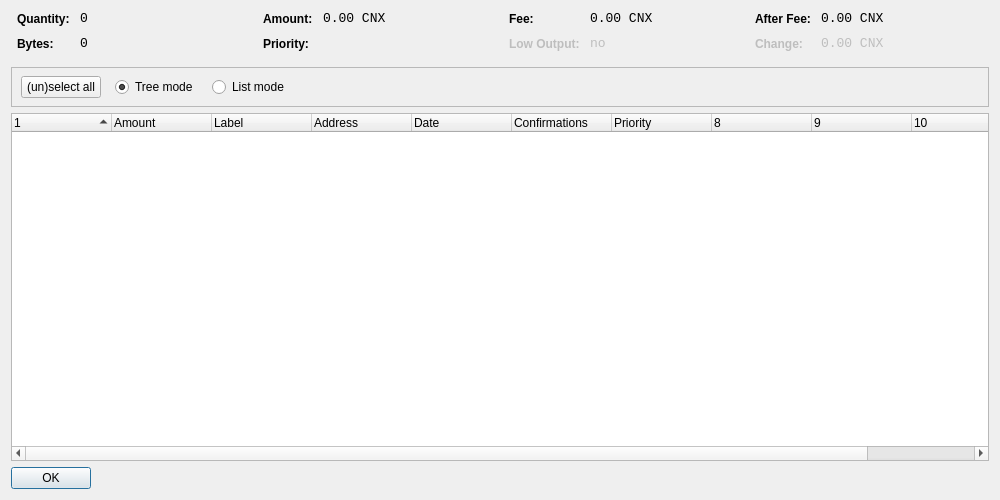
<?xml version="1.0" encoding="UTF-8"?>
<ui version="4.0">
 <class>CoinControlDialog</class>
 <widget class="QDialog" name="CoinControlDialog">
  <property name="geometry">
   <rect>
    <x>0</x>
    <y>0</y>
    <width>1000</width>
    <height>500</height>
   </rect>
  </property>
  <property name="windowTitle">
   <string>Coin Control</string>
  </property>
  <layout class="QVBoxLayout" name="verticalLayout">
   <item>
    <layout class="QHBoxLayout" name="horizontalLayoutTop" stretch="0,0,0,0">
     <property name="topMargin">
      <number>0</number>
     </property>
     <property name="bottomMargin">
      <number>10</number>
     </property>
     <item>
      <layout class="QFormLayout" name="formLayoutCoinControl1">
       <property name="horizontalSpacing">
        <number>10</number>
       </property>
       <property name="verticalSpacing">
        <number>10</number>
       </property>
       <property name="leftMargin">
        <number>6</number>
       </property>
       <property name="rightMargin">
        <number>6</number>
       </property>
       <item row="0" column="0">
        <widget class="QLabel" name="labelCoinControlQuantityText">
         <property name="styleSheet">
          <string notr="true">font-weight:bold;</string>
         </property>
         <property name="text">
          <string>Quantity:</string>
         </property>
        </widget>
       </item>
       <item row="0" column="1">
        <widget class="QLabel" name="labelCoinControlQuantity">
         <property name="font">
          <font>
           <family>Monospace</family>
           <pointsize>10</pointsize>
          </font>
         </property>
         <property name="cursor">
          <cursorShape>IBeamCursor</cursorShape>
         </property>
         <property name="contextMenuPolicy">
          <enum>Qt::ActionsContextMenu</enum>
         </property>
         <property name="text">
          <string notr="true">0</string>
         </property>
         <property name="textInteractionFlags">
          <set>Qt::LinksAccessibleByMouse|Qt::TextSelectableByKeyboard|Qt::TextSelectableByMouse</set>
         </property>
        </widget>
       </item>
       <item row="1" column="0">
        <widget class="QLabel" name="labelCoinControlBytesText">
         <property name="styleSheet">
          <string notr="true">font-weight:bold;</string>
         </property>
         <property name="text">
          <string>Bytes:</string>
         </property>
        </widget>
       </item>
       <item row="1" column="1">
        <widget class="QLabel" name="labelCoinControlBytes">
         <property name="font">
          <font>
           <family>Monospace</family>
           <pointsize>10</pointsize>
          </font>
         </property>
         <property name="cursor">
          <cursorShape>IBeamCursor</cursorShape>
         </property>
         <property name="contextMenuPolicy">
          <enum>Qt::ActionsContextMenu</enum>
         </property>
         <property name="text">
          <string notr="true">0</string>
         </property>
         <property name="textInteractionFlags">
          <set>Qt::LinksAccessibleByMouse|Qt::TextSelectableByKeyboard|Qt::TextSelectableByMouse</set>
         </property>
        </widget>
       </item>
      </layout>
     </item>
     <item>
      <layout class="QFormLayout" name="formLayoutCoinControl2">
       <property name="horizontalSpacing">
        <number>10</number>
       </property>
       <property name="verticalSpacing">
        <number>10</number>
       </property>
       <property name="leftMargin">
        <number>6</number>
       </property>
       <property name="rightMargin">
        <number>6</number>
       </property>
       <item row="0" column="0">
        <widget class="QLabel" name="labelCoinControlAmountText">
         <property name="styleSheet">
          <string notr="true">font-weight:bold;</string>
         </property>
         <property name="text">
          <string>Amount:</string>
         </property>
        </widget>
       </item>
       <item row="0" column="1">
        <widget class="QLabel" name="labelCoinControlAmount">
         <property name="font">
          <font>
           <family>Monospace</family>
           <pointsize>10</pointsize>
          </font>
         </property>
         <property name="cursor">
          <cursorShape>IBeamCursor</cursorShape>
         </property>
         <property name="contextMenuPolicy">
          <enum>Qt::ActionsContextMenu</enum>
         </property>
         <property name="text">
          <string notr="true">0.00 CNX</string>
         </property>
         <property name="textInteractionFlags">
          <set>Qt::LinksAccessibleByMouse|Qt::TextSelectableByKeyboard|Qt::TextSelectableByMouse</set>
         </property>
        </widget>
       </item>
       <item row="1" column="0">
        <widget class="QLabel" name="labelCoinControlPriorityText">
         <property name="styleSheet">
          <string notr="true">font-weight:bold;</string>
         </property>
         <property name="text">
          <string>Priority:</string>
         </property>
        </widget>
       </item>
       <item row="1" column="1">
        <widget class="QLabel" name="labelCoinControlPriority">
         <property name="font">
          <font>
           <family>Monospace</family>
           <pointsize>10</pointsize>
          </font>
         </property>
         <property name="cursor">
          <cursorShape>IBeamCursor</cursorShape>
         </property>
         <property name="contextMenuPolicy">
          <enum>Qt::ActionsContextMenu</enum>
         </property>
         <property name="text">
          <string/>
         </property>
         <property name="textInteractionFlags">
          <set>Qt::LinksAccessibleByMouse|Qt::TextSelectableByKeyboard|Qt::TextSelectableByMouse</set>
         </property>
        </widget>
       </item>
      </layout>
     </item>
     <item>
      <layout class="QFormLayout" name="formLayoutCoinControl3">
       <property name="horizontalSpacing">
        <number>10</number>
       </property>
       <property name="verticalSpacing">
        <number>10</number>
       </property>
       <property name="leftMargin">
        <number>6</number>
       </property>
       <property name="rightMargin">
        <number>6</number>
       </property>
       <item row="0" column="0">
        <widget class="QLabel" name="labelCoinControlFeeText">
         <property name="styleSheet">
          <string notr="true">font-weight:bold;</string>
         </property>
         <property name="text">
          <string>Fee:</string>
         </property>
        </widget>
       </item>
       <item row="0" column="1">
        <widget class="QLabel" name="labelCoinControlFee">
         <property name="font">
          <font>
           <family>Monospace</family>
           <pointsize>10</pointsize>
          </font>
         </property>
         <property name="cursor">
          <cursorShape>IBeamCursor</cursorShape>
         </property>
         <property name="contextMenuPolicy">
          <enum>Qt::ActionsContextMenu</enum>
         </property>
         <property name="text">
          <string notr="true">0.00 CNX</string>
         </property>
         <property name="textInteractionFlags">
          <set>Qt::LinksAccessibleByMouse|Qt::TextSelectableByKeyboard|Qt::TextSelectableByMouse</set>
         </property>
        </widget>
       </item>
       <item row="1" column="0">
        <widget class="QLabel" name="labelCoinControlLowOutputText">
         <property name="enabled">
          <bool>false</bool>
         </property>
         <property name="styleSheet">
          <string notr="true">font-weight:bold;</string>
         </property>
         <property name="text">
          <string>Low Output:</string>
         </property>
        </widget>
       </item>
       <item row="1" column="1">
        <widget class="QLabel" name="labelCoinControlLowOutput">
         <property name="enabled">
          <bool>false</bool>
         </property>
         <property name="font">
          <font>
           <family>Monospace</family>
           <pointsize>10</pointsize>
          </font>
         </property>
         <property name="cursor">
          <cursorShape>IBeamCursor</cursorShape>
         </property>
         <property name="contextMenuPolicy">
          <enum>Qt::ActionsContextMenu</enum>
         </property>
         <property name="text">
          <string notr="true">no</string>
         </property>
         <property name="textInteractionFlags">
          <set>Qt::LinksAccessibleByMouse|Qt::TextSelectableByKeyboard|Qt::TextSelectableByMouse</set>
         </property>
        </widget>
       </item>
      </layout>
     </item>
     <item>
      <layout class="QFormLayout" name="formLayoutCoinControl4">
       <property name="horizontalSpacing">
        <number>10</number>
       </property>
       <property name="verticalSpacing">
        <number>10</number>
       </property>
       <property name="leftMargin">
        <number>6</number>
       </property>
       <property name="rightMargin">
        <number>6</number>
       </property>
       <item row="0" column="0">
        <widget class="QLabel" name="labelCoinControlAfterFeeText">
         <property name="styleSheet">
          <string notr="true">font-weight:bold;</string>
         </property>
         <property name="text">
          <string>After Fee:</string>
         </property>
        </widget>
       </item>
       <item row="0" column="1">
        <widget class="QLabel" name="labelCoinControlAfterFee">
         <property name="font">
          <font>
           <family>Monospace</family>
           <pointsize>10</pointsize>
          </font>
         </property>
         <property name="cursor">
          <cursorShape>IBeamCursor</cursorShape>
         </property>
         <property name="contextMenuPolicy">
          <enum>Qt::ActionsContextMenu</enum>
         </property>
         <property name="text">
          <string notr="true">0.00 CNX</string>
         </property>
         <property name="textInteractionFlags">
          <set>Qt::LinksAccessibleByMouse|Qt::TextSelectableByKeyboard|Qt::TextSelectableByMouse</set>
         </property>
        </widget>
       </item>
       <item row="1" column="0">
        <widget class="QLabel" name="labelCoinControlChangeText">
         <property name="enabled">
          <bool>false</bool>
         </property>
         <property name="styleSheet">
          <string notr="true">font-weight:bold;</string>
         </property>
         <property name="text">
          <string>Change:</string>
         </property>
        </widget>
       </item>
       <item row="1" column="1">
        <widget class="QLabel" name="labelCoinControlChange">
         <property name="enabled">
          <bool>false</bool>
         </property>
         <property name="font">
          <font>
           <family>Monospace</family>
           <pointsize>10</pointsize>
          </font>
         </property>
         <property name="cursor">
          <cursorShape>IBeamCursor</cursorShape>
         </property>
         <property name="contextMenuPolicy">
          <enum>Qt::ActionsContextMenu</enum>
         </property>
         <property name="text">
          <string notr="true">0.00 CNX</string>
         </property>
         <property name="textInteractionFlags">
          <set>Qt::LinksAccessibleByMouse|Qt::TextSelectableByKeyboard|Qt::TextSelectableByMouse</set>
         </property>
        </widget>
       </item>
      </layout>
     </item>
    </layout>
   </item>
   <item>
    <widget class="QFrame" name="frame">
     <property name="minimumSize">
      <size>
       <width>0</width>
       <height>40</height>
      </size>
     </property>
     <property name="frameShape">
      <enum>QFrame::StyledPanel</enum>
     </property>
     <property name="frameShadow">
      <enum>QFrame::Sunken</enum>
     </property>
     <widget class="QWidget" name="horizontalLayoutWidget">
      <property name="geometry">
       <rect>
        <x>10</x>
        <y>0</y>
        <width>781</width>
        <height>41</height>
       </rect>
      </property>
      <layout class="QHBoxLayout" name="horizontalLayoutPanel" stretch="0,0,0,0,0">
       <property name="spacing">
        <number>14</number>
       </property>
       <item>
        <widget class="QPushButton" name="pushButtonSelectAll">
         <property name="sizePolicy">
          <sizepolicy hsizetype="Maximum" vsizetype="Fixed">
           <horstretch>0</horstretch>
           <verstretch>0</verstretch>
          </sizepolicy>
         </property>
         <property name="text">
          <string>(un)select all</string>
         </property>
        </widget>
       </item>
       <item>
        <widget class="QRadioButton" name="radioTreeMode">
         <property name="sizePolicy">
          <sizepolicy hsizetype="Maximum" vsizetype="Fixed">
           <horstretch>0</horstretch>
           <verstretch>0</verstretch>
          </sizepolicy>
         </property>
         <property name="text">
          <string>Tree mode</string>
         </property>
         <property name="checked">
          <bool>true</bool>
         </property>
        </widget>
       </item>
       <item>
        <widget class="QRadioButton" name="radioListMode">
         <property name="sizePolicy">
          <sizepolicy hsizetype="Maximum" vsizetype="Fixed">
           <horstretch>0</horstretch>
           <verstretch>0</verstretch>
          </sizepolicy>
         </property>
         <property name="text">
          <string>List mode</string>
         </property>
        </widget>
       </item>
       <item>
        <spacer name="horizontalSpacer">
         <property name="orientation">
          <enum>Qt::Horizontal</enum>
         </property>
         <property name="sizeHint" stdset="0">
          <size>
           <width>40</width>
           <height>20</height>
          </size>
         </property>
        </spacer>
       </item>
      </layout>
     </widget>
    </widget>
   </item>
   <item>
    <widget class="CoinControlTreeWidget" name="treeWidget">
     <property name="contextMenuPolicy">
      <enum>Qt::CustomContextMenu</enum>
     </property>
     <property name="sortingEnabled">
      <bool>false</bool>
     </property>
     <property name="columnCount">
      <number>11</number>
     </property>
     <attribute name="headerShowSortIndicator" stdset="0">
      <bool>true</bool>
     </attribute>
     <attribute name="headerStretchLastSection">
      <bool>false</bool>
     </attribute>
     <column>
      <property name="text">
       <string/>
      </property>
     </column>
     <column>
      <property name="text">
       <string>Amount</string>
      </property>
     </column>
     <column>
      <property name="text">
       <string>Label</string>
      </property>
     </column>
     <column>
      <property name="text">
       <string>Address</string>
      </property>
     </column>
     <column>
      <property name="text">
       <string>Date</string>
      </property>
     </column>
     <column>
      <property name="text">
       <string>Confirmations</string>
      </property>
      <property name="toolTip">
       <string>Confirmed</string>
      </property>
     </column>
     <column>
      <property name="text">
       <string>Priority</string>
      </property>
     </column>
     <column>
      <property name="text">
       <string/>
      </property>
     </column>
     <column>
      <property name="text">
       <string/>
      </property>
     </column>
     <column>
      <property name="text">
       <string/>
      </property>
     </column>
     <column>
      <property name="text">
       <string/>
      </property>
     </column>
    </widget>
   </item>
   <item>
    <widget class="QDialogButtonBox" name="buttonBox">
     <property name="sizePolicy">
      <sizepolicy hsizetype="Maximum" vsizetype="Fixed">
       <horstretch>0</horstretch>
       <verstretch>0</verstretch>
      </sizepolicy>
     </property>
     <property name="orientation">
      <enum>Qt::Horizontal</enum>
     </property>
     <property name="standardButtons">
      <set>QDialogButtonBox::Ok</set>
     </property>
    </widget>
   </item>
  </layout>
 </widget>
 <customwidgets>
  <customwidget>
   <class>CoinControlTreeWidget</class>
   <extends>QTreeWidget</extends>
   <header>coincontroltreewidget.h</header>
  </customwidget>
 </customwidgets>
 <resources/>
 <connections/>
</ui>
